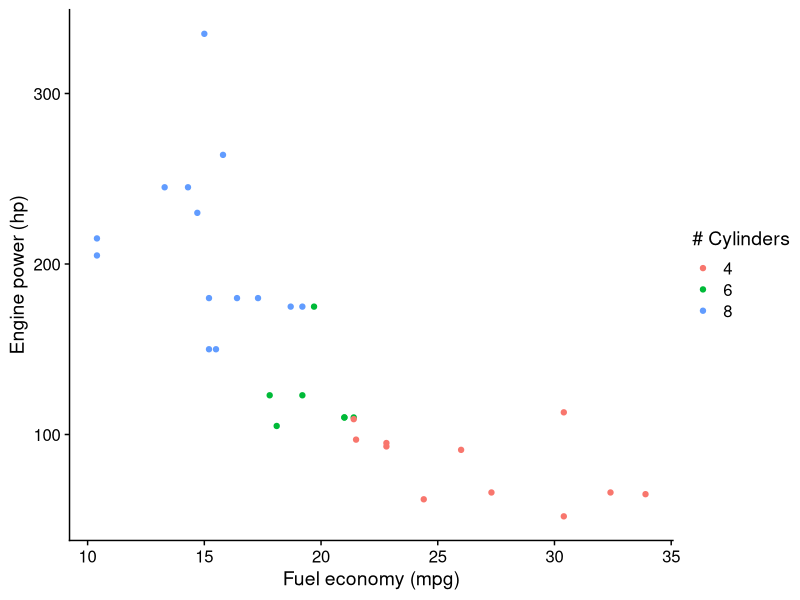
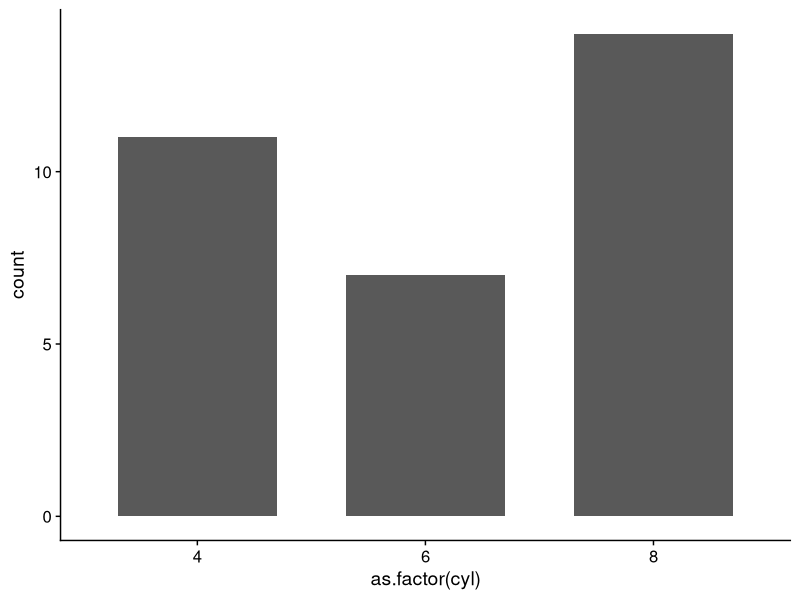

These charts were generated, in order, by the following R code:
## ---- chunk 1
knitr::opts_chunk$set(
    warning    = FALSE,
    message    = FALSE,
    fig.retina = 3)
## ---- chunk 2
library(tidyverse)
library(cowplot)

mtcars %>% 
  ggplot(aes(x = mpg, y = hp, color = as.factor(cyl))) +
  geom_point() + 
  theme_half_open() + 
  labs(
    x = 'Fuel economy (mpg)',
    y = 'Engine power (hp)',
    color = '# Cylinders'
  )
## ---- chunk 3
mtcars %>% 
  ggplot(aes(x = as.factor(cyl))) +
  geom_bar(width = 0.7) + 
  theme_half_open() 
